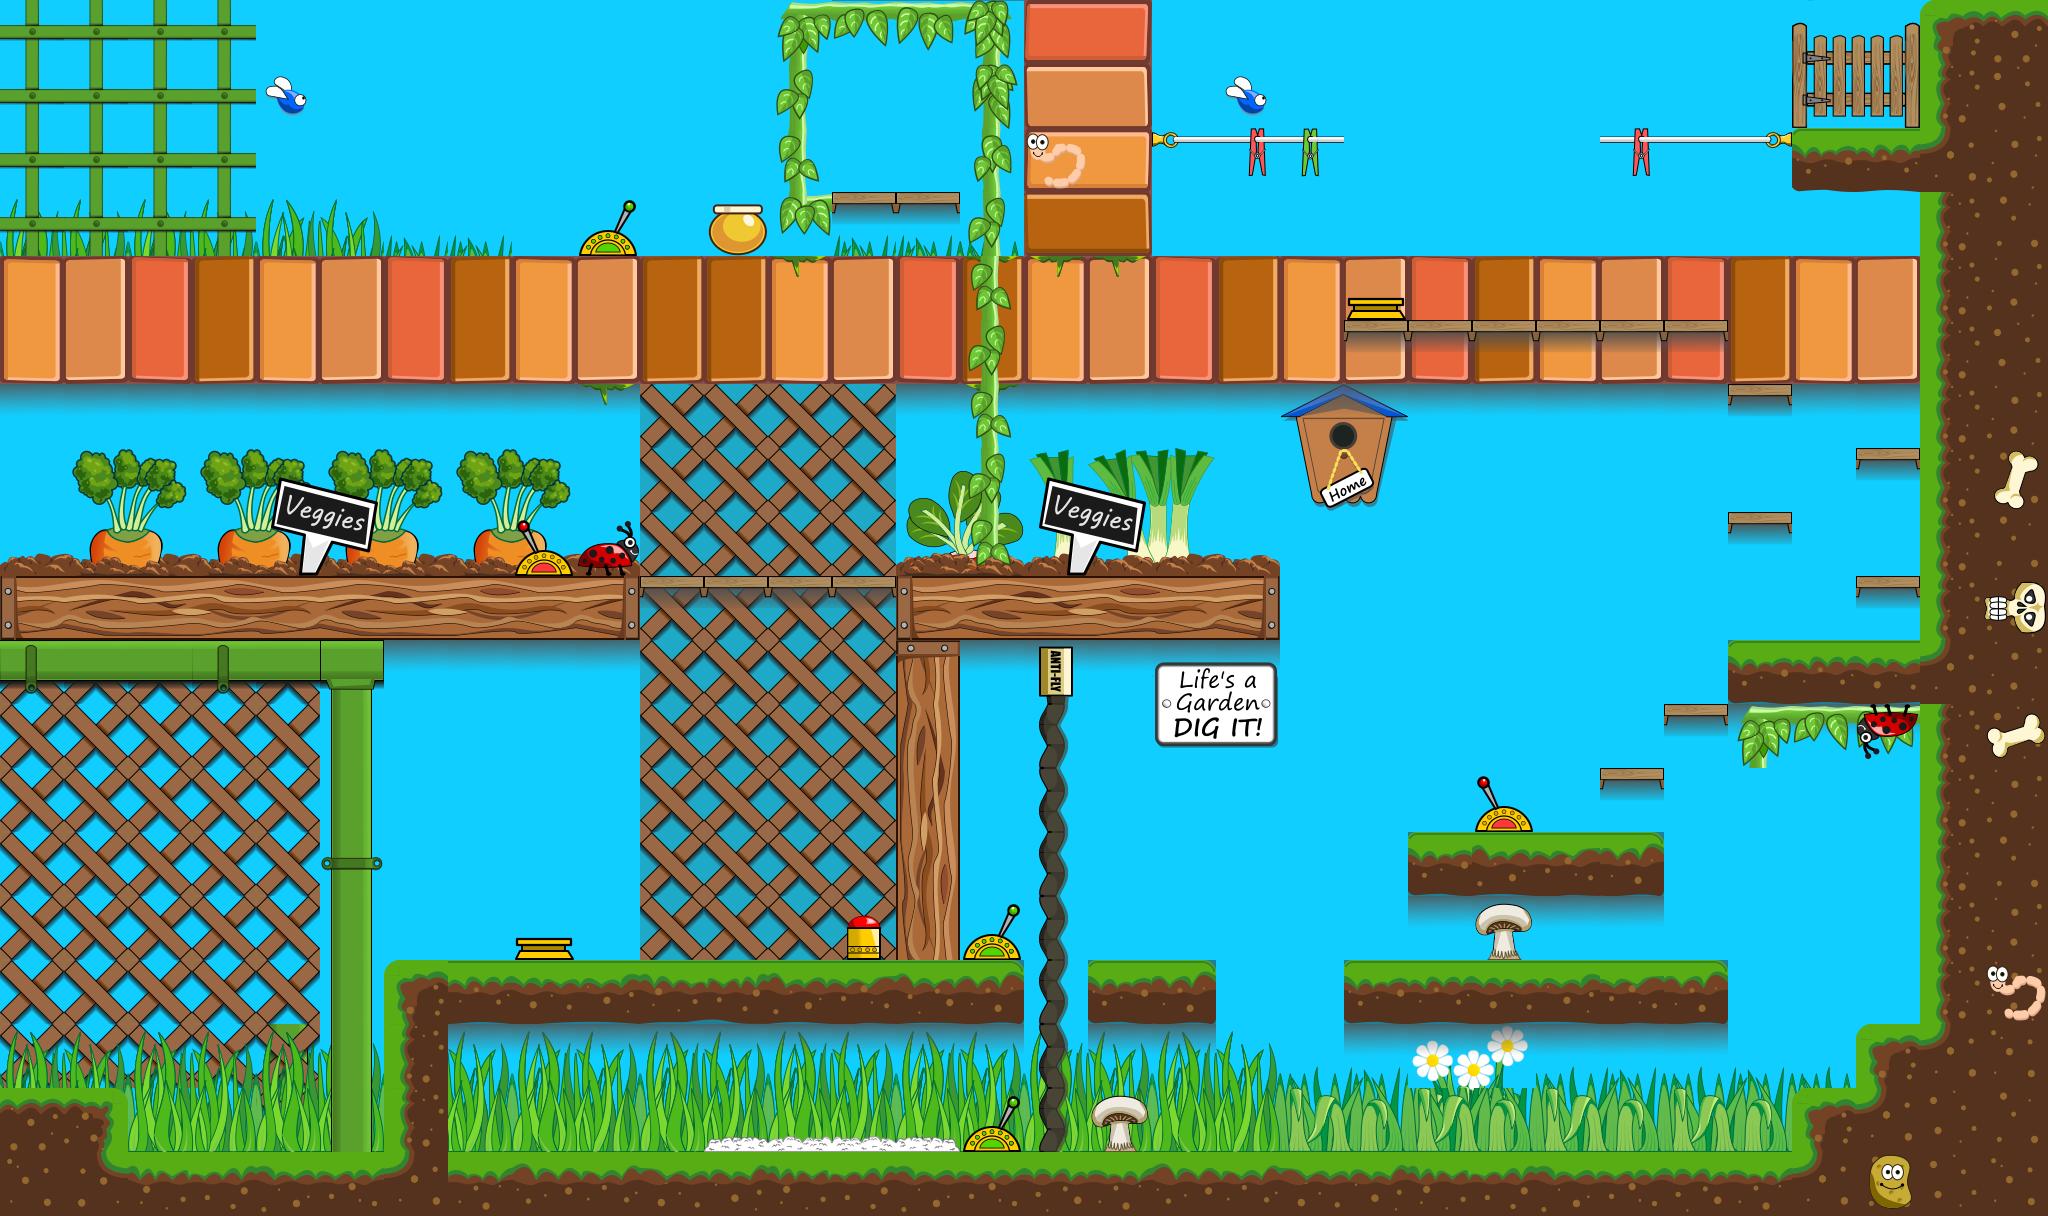

Tiled map render using the project's own tile images. Description and the map definition, with tile-layer contents summarised, below:
An orthogonal 32x19 tile map with 64x64 px tiles, 6 tile layers (BackgroundTwo, Background, World, InteractionTiles, ...), 4 tilesets and 33 objects (4x Box, 3x TileSprite, 2x StartPosition, 2x PullSwitch, Image, ...).

<map version="1.2" tiledversion="1.2.3" orientation="orthogonal" renderorder="right-down" width="32" height="19" tilewidth="64" tileheight="64" infinite="0" backgroundcolor="#10ceff" nextlayerid="17" nextobjectid="124">
 <properties>
  <property name="Backgrounds" value="BrickTile.svg|gnome.svg|WallTile.svg|Clouds.svg|Tools.svg|Sun.svg" />
  <property name="debug" type="bool" value="false" />
 </properties>
 <tileset firstgid="1" name="components" tilewidth="64" tileheight="64" spacing="2" margin="1" tilecount="54" columns="6">
  <image source="components.png" width="396" height="594" />
 </tileset>
 <tileset firstgid="55" name="GS" tilewidth="64" tileheight="64" spacing="2" margin="1" tilecount="42" columns="6">
  <image source="gs.png" width="396" height="462" />
  <terraintypes>
   <terrain name="Ground" tile="18" />
   <terrain name="Vines" tile="18" />
  </terraintypes>
  <tile id="0" terrain=",,,0" />
  <tile id="1" terrain=",,0,0" />
  <tile id="2" terrain=",,0," />
  <tile id="3" terrain="0,0,0," />
  <tile id="4" terrain="0,0,,0" />
  <tile id="6" terrain=",0,,0" />
  <tile id="7" terrain="0,0,0,0" />
  <tile id="8" terrain="0,,0," />
  <tile id="9" terrain="0,,0,0" />
  <tile id="10" terrain=",0,0,0" />
  <tile id="12" terrain=",0,," />
  <tile id="13" terrain="0,0,," />
  <tile id="14" terrain="0,,," />
  <tile id="15" terrain="0,0,0,0" />
  <tile id="16" terrain="0,0,0,0" />
  <tile id="17" terrain="0,0,0,0" />
  <tile id="18" terrain=",,,1" />
  <tile id="19" terrain=",,1,1" />
  <tile id="20" terrain=",,1,1" />
  <tile id="21" terrain=",,1,1" />
  <tile id="22" terrain=",,1,1" />
  <tile id="23" terrain=",,1," />
  <tile id="24" terrain=",1,,1" />
  <tile id="25" terrain="1,1,1,1" />
  <tile id="26" terrain="1,1,1,1" />
  <tile id="29" terrain="1,,1," />
  <tile id="30" terrain=",1,,1" />
  <tile id="35" terrain="1,,1," />
  <tile id="36" terrain=",1,," />
  <tile id="37" terrain="1,1,," />
  <tile id="38" terrain="1,1,," />
  <tile id="39" terrain="1,1,," />
  <tile id="40" terrain="1,1,," />
  <tile id="41" terrain="1,,," />
 </tileset>
 <tileset firstgid="97" name="veggies" tilewidth="64" tileheight="64" spacing="2" margin="1" tilecount="256" columns="16">
  <image source="veggies.png" width="1056" height="1056" />
 </tileset>
 <tileset firstgid="353" name="GardenTilemap" tilewidth="64" tileheight="64" spacing="2" margin="1" tilecount="256" columns="16">
  <image source="GardenTilemap.png" width="1056" height="1056" />
 </tileset>
 <objectgroup id="1" name="Sky">
  <properties>
   <property name="depth" type="int" value="1" />
  </properties>
  <object id="45" name="WallTile.svg" type="TileSprite" x="2" y="1216">
   <point />
  </object>
  <object id="59" name="WallTile.svg" type="TileSprite" x="2" y="704">
   <point />
  </object>
  <object id="105" name="Clouds.svg" type="TileSprite" x="2" y="384">
   <point />
  </object>
  <object id="119" name="Tools.svg" type="Image" x="1408" y="832">
   <point />
  </object>
 </objectgroup>
 <layer id="11" name="BackgroundTwo" width="32" height="19">
  <properties>
   <property name="LayerType" value="static" />
   <property name="depth" type="int" value="2" />
  </properties>
  <data>[608 cells, 239 non-empty, 40 distinct tile ids]</data>
 </layer>
 <layer id="12" name="Background" width="32" height="19">
  <properties>
   <property name="LayerType" value="static" />
   <property name="depth" type="int" value="3" />
  </properties>
  <data>[608 cells, 158 non-empty, 25 distinct tile ids]</data>
 </layer>
 <layer id="13" name="World" width="32" height="19">
  <properties>
   <property name="LayerType" value="static" />
   <property name="depth" type="int" value="3" />
  </properties>
  <data>[608 cells, 168 non-empty, 73 distinct tile ids]</data>
 </layer>
 <objectgroup id="5" name="Player">
  <properties>
   <property name="LayerType" value="Objects" />
   <property name="depth" type="int" value="5" />
  </properties>
  <object id="1" name="Bob" type="StartPosition" x="576" y="1088">
   <point />
  </object>
  <object id="2" name="Flit" type="StartPosition" x="576" y="64">
   <point />
  </object>
 </objectgroup>
 <objectgroup id="6" name="Boxes">
  <properties>
   <property name="LayerType" value="Custom" />
   <property name="depth" type="int" value="6" />
  </properties>
  <object id="96" name="Box" gid="29" x="832" y="128" width="64" height="64">
   <properties>
    <property name="Counter" type="int" value="3" />
   </properties>
  </object>
  <object id="97" name="Box" gid="29" x="384" y="832" width="64" height="64" />
  <object id="108" name="Box" gid="30" x="1728" y="1152" width="64" height="64" />
  <object id="118" name="Box" gid="30" x="1024" y="384" width="64" height="64" />
 </objectgroup>
 <layer id="14" name="InteractionTiles" width="32" height="19">
  <properties>
   <property name="LayerType" value="dynamic" />
   <property name="depth" type="int" value="5" />
  </properties>
  <data>[608 cells, 47 non-empty, 18 distinct tile ids]</data>
 </layer>
 <objectgroup id="8" name="Interaction">
  <properties>
   <property name="LayerType" value="Interaction" />
  </properties>
  <object id="38" name="GroupSwitch" type="PullSwitch" x="960" y="896" width="64" height="64">
   <properties>
    <property name="Action" value="ShowHide" />
    <property name="GroupKey" value="Group1" />
   </properties>
  </object>
  <object id="39" name="TargetA" type="ConveyerLeft" x="704" y="1088" width="256" height="64">
   <properties>
    <property name="Affect" value="" />
    <property name="Effect" value="Injure" />
    <property name="GroupKey" value="Group1" />
   </properties>
  </object>
  <object id="42" name="FlyPaperSwitch" type="PullSwitch" x="960" y="1088" width="64" height="64">
   <properties>
    <property name="Affect" value="bob" />
    <property name="Target" value="PaperA" />
    <property name="Transition" value="fadeAndDisable" />
   </properties>
  </object>
  <object id="53" name="PaperA" type="FlyPaper" x="1024" y="704" width="64" height="448">
   <properties>
    <property name="Blocks" value="" />
    <property name="Effect" value="" />
    <property name="Target" value="" />
    <property name="Transition" value="fadeAndDisable" />
   </properties>
  </object>
  <object id="69" name="Whizz" x="1408" y="896" width="256" height="64">
   <properties>
    <property name="Effect" value="Slippy" />
   </properties>
  </object>
  <object id="73" name="AntiFly" x="1024" y="640" width="64" height="64">
   <properties>
    <property name="Blocks" value="" />
   </properties>
  </object>
  <object id="84" name="Bridge" x="640" y="576" width="256" height="64" visible="0">
   <properties>
    <property name="Blocks" value="Box" />
    <property name="ZoneHeight" type="int" value="8" />
    <property name="ZoneHeightAt" value="T" />
   </properties>
  </object>
  <object id="85" name="BridgeSwitch" x="512" y="512" width="64" height="64">
   <properties>
    <property name="Target" value="Bridge" />
    <property name="Transition" value="fadeAndDisable" />
   </properties>
  </object>
  <object id="87" name="PressureSwitchA" x="512" y="896" width="64" height="64">
   <properties>
    <property name="Action" value="ShowHide" />
    <property name="GroupKey" value="StoneDropA" />
   </properties>
  </object>
  </objectgroup>
 <layer id="15" name="Coins" width="32" height="19">
  <properties>
   <property name="LayerType" value="dynamic" />
   <property name="depth" type="int" value="5" />
  </properties>
  <data>[608 cells, 5 non-empty, 3 distinct tile ids]</data>
 </layer>
 <layer id="16" name="OverTop" width="32" height="19">
  <properties>
   <property name="LayerType" value="Static" />
   <property name="depth" type="int" value="110" />
  </properties>
  <data>[608 cells, 24 non-empty, 16 distinct tile ids]</data>
 </layer>
</map>
<!-- 14 of 33 objects omitted -->
